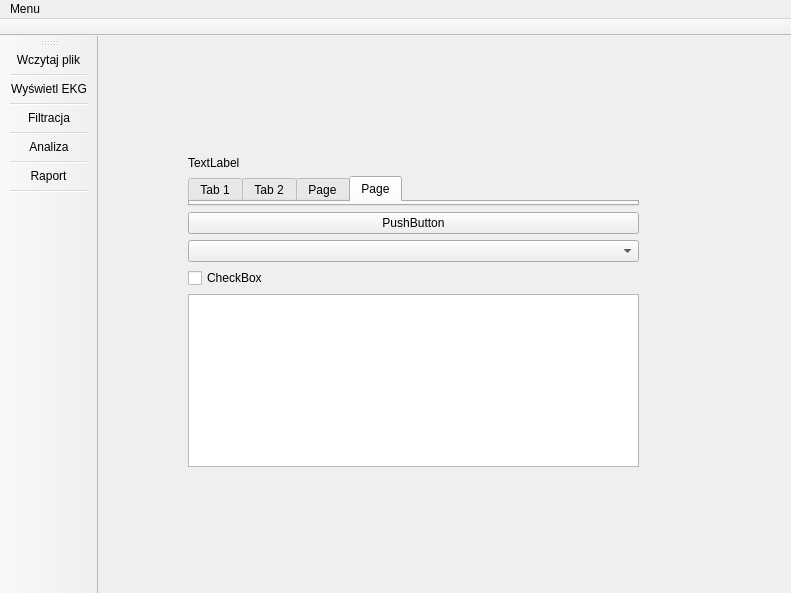
<?xml version="1.0" encoding="UTF-8"?>
<ui version="4.0">
 <class>MainWindow</class>
 <widget class="QMainWindow" name="MainWindow">
  <property name="geometry">
   <rect>
    <x>0</x>
    <y>0</y>
    <width>791</width>
    <height>593</height>
   </rect>
  </property>
  <property name="windowTitle">
   <string>MainWindow</string>
  </property>
  <widget class="QWidget" name="centralwidget">
   <widget class="QWidget" name="verticalLayoutWidget">
    <property name="geometry">
     <rect>
      <x>90</x>
      <y>120</y>
      <width>451</width>
      <height>311</height>
     </rect>
    </property>
    <layout class="QVBoxLayout" name="verticalLayout">
     <item>
      <widget class="QLabel" name="label">
       <property name="text">
        <string>TextLabel</string>
       </property>
      </widget>
     </item>
     <item>
      <widget class="QTabWidget" name="tabWidget">
       <property name="currentIndex">
        <number>3</number>
       </property>
       <widget class="QWidget" name="tab">
        <attribute name="title">
         <string>Tab 1</string>
        </attribute>
       </widget>
       <widget class="QWidget" name="tab_2">
        <attribute name="title">
         <string>Tab 2</string>
        </attribute>
       </widget>
       <widget class="QWidget" name="tab_3">
        <attribute name="title">
         <string>Page</string>
        </attribute>
       </widget>
       <widget class="QWidget" name="tab_4">
        <attribute name="title">
         <string>Page</string>
        </attribute>
       </widget>
      </widget>
     </item>
     <item>
      <widget class="QPushButton" name="pushButtonWczytajPlik">
       <property name="text">
        <string>PushButton</string>
       </property>
      </widget>
     </item>
     <item>
      <widget class="QComboBox" name="comboBox"/>
     </item>
     <item>
      <widget class="QCheckBox" name="checkBox">
       <property name="text">
        <string>CheckBox</string>
       </property>
      </widget>
     </item>
     <item>
      <widget class="QTextEdit" name="textEdit"/>
     </item>
    </layout>
   </widget>
   <widget class="QStackedWidget" name="stackedWidget">
    <property name="geometry">
     <rect>
      <x>240</x>
      <y>30</y>
      <width>120</width>
      <height>80</height>
     </rect>
    </property>
    <property name="currentIndex">
     <number>0</number>
    </property>
    <widget class="QWidget" name="page_3"/>
    <widget class="QWidget" name="page_4"/>
   </widget>
  </widget>
  <widget class="QToolBar" name="toolBar_2">
   <property name="minimumSize">
    <size>
     <width>0</width>
     <height>0</height>
    </size>
   </property>
   <property name="windowTitle">
    <string>toolBar_2</string>
   </property>
   <property name="iconSize">
    <size>
     <width>90</width>
     <height>70</height>
    </size>
   </property>
   <property name="toolButtonStyle">
    <enum>Qt::ToolButtonStyle::ToolButtonTextUnderIcon</enum>
   </property>
   <attribute name="toolBarArea">
    <enum>LeftToolBarArea</enum>
   </attribute>
   <attribute name="toolBarBreak">
    <bool>false</bool>
   </attribute>
   <addaction name="actionWczytaj_plik"/>
   <addaction name="separator"/>
   <addaction name="actionWy_wietl_EKG"/>
   <addaction name="separator"/>
   <addaction name="actionFiltracja"/>
   <addaction name="separator"/>
   <addaction name="actionAnaliza"/>
   <addaction name="separator"/>
   <addaction name="actionRaport"/>
   <addaction name="separator"/>
  </widget>
  <widget class="QToolBar" name="toolBar">
   <property name="windowTitle">
    <string>toolBar</string>
   </property>
   <property name="movable">
    <bool>false</bool>
   </property>
   <attribute name="toolBarArea">
    <enum>TopToolBarArea</enum>
   </attribute>
   <attribute name="toolBarBreak">
    <bool>false</bool>
   </attribute>
  </widget>
  <widget class="QMenuBar" name="menubar">
   <property name="geometry">
    <rect>
     <x>0</x>
     <y>0</y>
     <width>791</width>
     <height>26</height>
    </rect>
   </property>
   <widget class="QMenu" name="menuMenu">
    <property name="title">
     <string>Menu</string>
    </property>
    <addaction name="actionJak_korzysta_z_aplikacji"/>
    <addaction name="actionWyjd"/>
   </widget>
   <addaction name="menuMenu"/>
  </widget>
  <action name="actionWczytaj_plik">
   <property name="icon">
    <iconset resource="resources.qrc">
     <normaloff>:/images/health-insurance-icon.png</normaloff>:/images/health-insurance-icon.png</iconset>
   </property>
   <property name="text">
    <string>Wczytaj plik</string>
   </property>
  </action>
  <action name="actionWy_wietl_EKG">
   <property name="icon">
    <iconset resource="resources.qrc">
     <normaloff>:/images/ecg-monitoring-icon.png</normaloff>:/images/ecg-monitoring-icon.png</iconset>
   </property>
   <property name="text">
    <string>Wyświetl EKG</string>
   </property>
  </action>
  <action name="actionFiltracja">
   <property name="icon">
    <iconset resource="resources.qrc">
     <normaloff>:/images/sliders-icon.png</normaloff>:/images/sliders-icon.png</iconset>
   </property>
   <property name="text">
    <string>Filtracja</string>
   </property>
  </action>
  <action name="actionAnaliza">
   <property name="checkable">
    <bool>false</bool>
   </property>
   <property name="icon">
    <iconset resource="resources.qrc">
     <normaloff>:/images/market-research-icon.png</normaloff>:/images/market-research-icon.png</iconset>
   </property>
   <property name="text">
    <string>Analiza</string>
   </property>
  </action>
  <action name="actionRaport">
   <property name="icon">
    <iconset resource="resources.qrc">
     <normaloff>:/images/diagnostic-icon.png</normaloff>:/images/diagnostic-icon.png</iconset>
   </property>
   <property name="text">
    <string>Raport</string>
   </property>
  </action>
  <action name="actionWyjd">
   <property name="icon">
    <iconset resource="resources.qrc">
     <normaloff>:/images/close-round-icon.png</normaloff>:/images/close-round-icon.png</iconset>
   </property>
   <property name="text">
    <string>Wyjdź</string>
   </property>
  </action>
  <action name="actionJak_korzysta_z_aplikacji">
   <property name="icon">
    <iconset theme="QIcon::ThemeIcon::HelpFaq"/>
   </property>
   <property name="text">
    <string>Jak korzystać z aplikacji?</string>
   </property>
  </action>
 </widget>
 <resources>
  <include location="resources.qrc"/>
 </resources>
 <connections/>
</ui>
